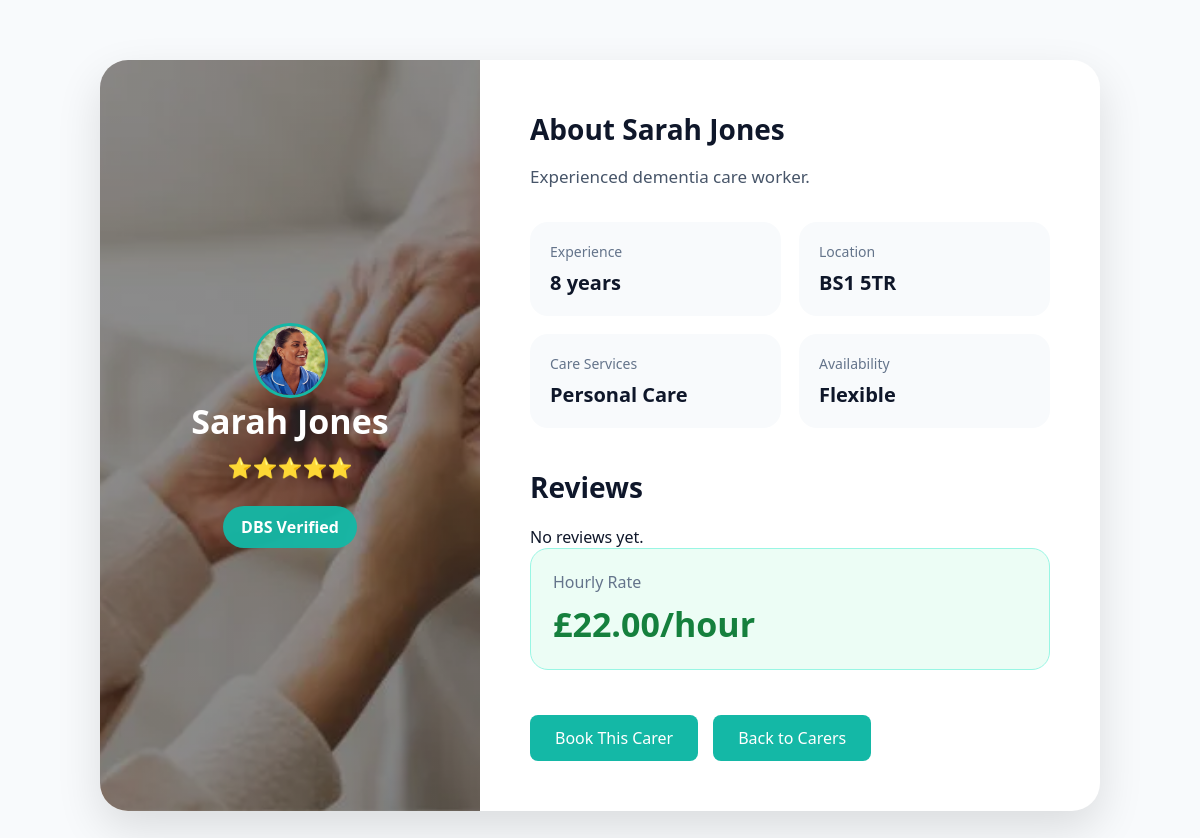
Before: /carer/1/ with the older database file.
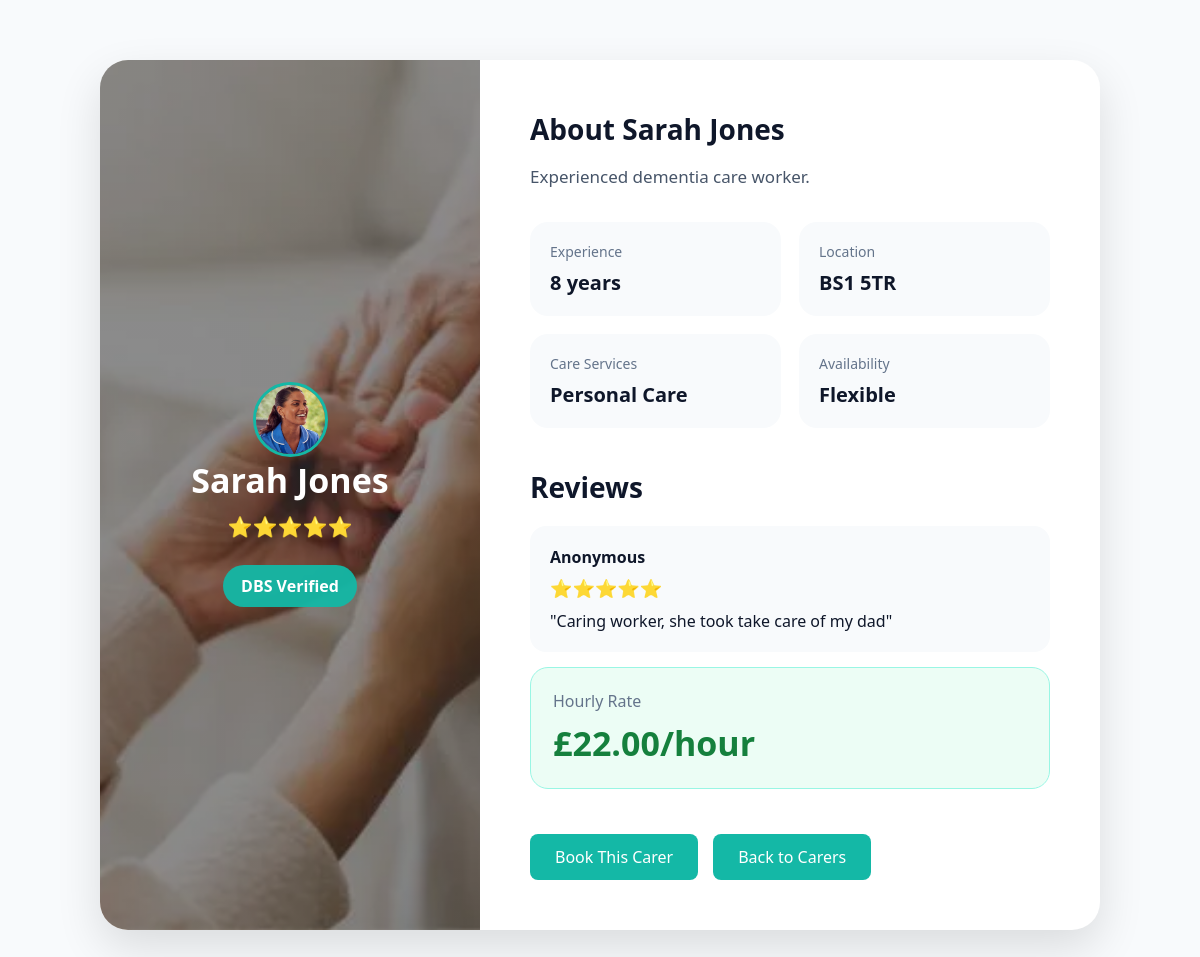
After: the same page with the newer database file.
### reviews/models.py (models this page shows, shortened)
class Review(models.Model):
    carer = models.ForeignKey(
        Carer,
        on_delete=models.CASCADE,
        related_name='reviews'
    )
    reviewer_name = models.CharField(
        max_length=100
    )
    rating = models.IntegerField()
    comment = models.TextField()
    created_at = models.DateTimeField(
        auto_now_add=True
    )

### carers/views.py (the view)
# urls.py: path('carer/<int:id>/', carer_detail, name='carer_detail'),
def carer_detail(request, id):
    carer = get_object_or_404(Carer, id=id)
    reviews = Review.objects.filter(
        carer=carer
    )
    return render(
        request,
        'carers/carer_detail.html',
        {
            'carer': carer,
            'reviews': reviews,
        }
    )

### carers/templates/carers/carer_detail.html (shortened to what this page needs)
{% load static %}
<!DOCTYPE html>
<html>
<head>
</head>
<body>
<div class="profile-page">
    <div class="profile-card">
        <div class="profile-left">
            {% if carer.photo %}
                    <img src="{{ carer.photo.url }}">
                {% endif %}
            <h1>{{ carer.full_name }}</h1>
            <div class="rating">
                ⭐⭐⭐⭐⭐
            </div>
            {% if carer.dbs_verified %}
                <div class="verified-badge">
                    DBS Verified
                </div>
            {% endif %}
        </div>
        <div class="profile-right">
            <h2>About {{ carer.full_name }}</h2>
            <p class="bio">
                {{ carer.bio }}
            </p>
            <div class="info-grid">
                <div class="info-box">
                    <span>Experience</span>
                    <strong>{{ carer.experience_years }} years</strong>
                </div>
                <div class="info-box">
                    <span>Location</span>
                    <strong>{{ carer.postcode }}</strong>
                </div>
                <div class="info-box">
                    <span>Care Services</span>
                    <strong>{{ carer.care_type }}</strong>
                </div>
                <div class="info-box">
                    <span>Availability</span>
                    <strong>Flexible</strong>
                </div>
            </div>
<div class="reviews-section">
    <h2>Reviews</h2>
    {% for review in reviews %}
        <div class="review-card">
            <h4>{{ review.reviewer_name }}</h4>
            <p class="stars">
                ⭐⭐⭐⭐⭐
            </p>
            <p>
                "{{ review.comment }}"
            </p>
        </div>
    {% empty %}
        <p>No reviews yet.</p>
    {% endfor %}
</div>
            <div class="price-box">
                <span>Hourly Rate</span>
                <div class="price">
                    £{{ carer.hourly_rate }}/hour
                </div>
            </div>
            <div class="buttons">
               <a href="/booking/{{ carer.id }}/" class="view-btn">
                    Book This Carer
                </a>
                <a href="/carers/"class="view-btn">
                    Back to Carers
                </a>
            </div>
        </div>
    </div>
</div>
</body>
</html>

Changed rows visible on the page:
added Review: reviewer_name "Anonymous", comment "Caring worker, she took take care of my dad"
Other visible differences:
text no longer shown: "No reviews yet."
